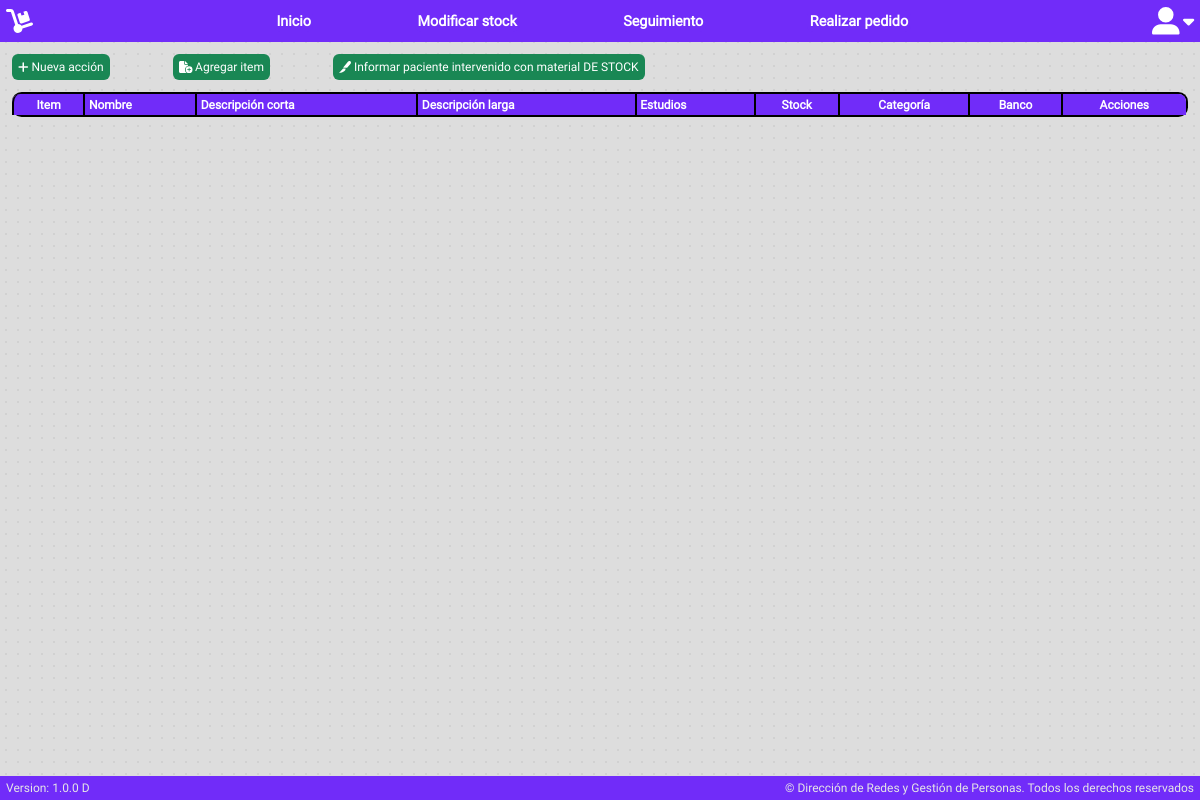
/public/layouts/modificarStock (signed in), run on an earlier commit of the app's database.
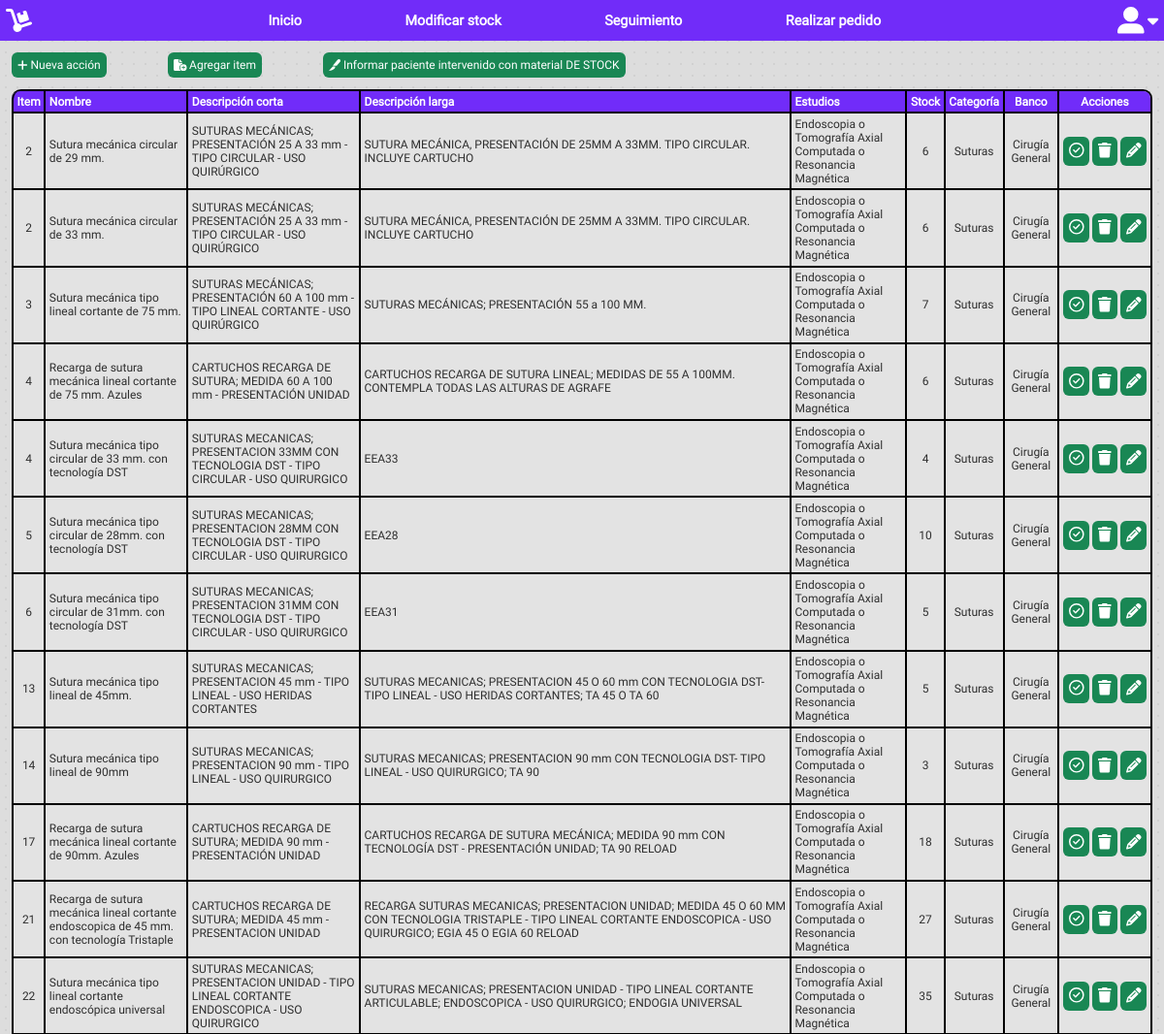
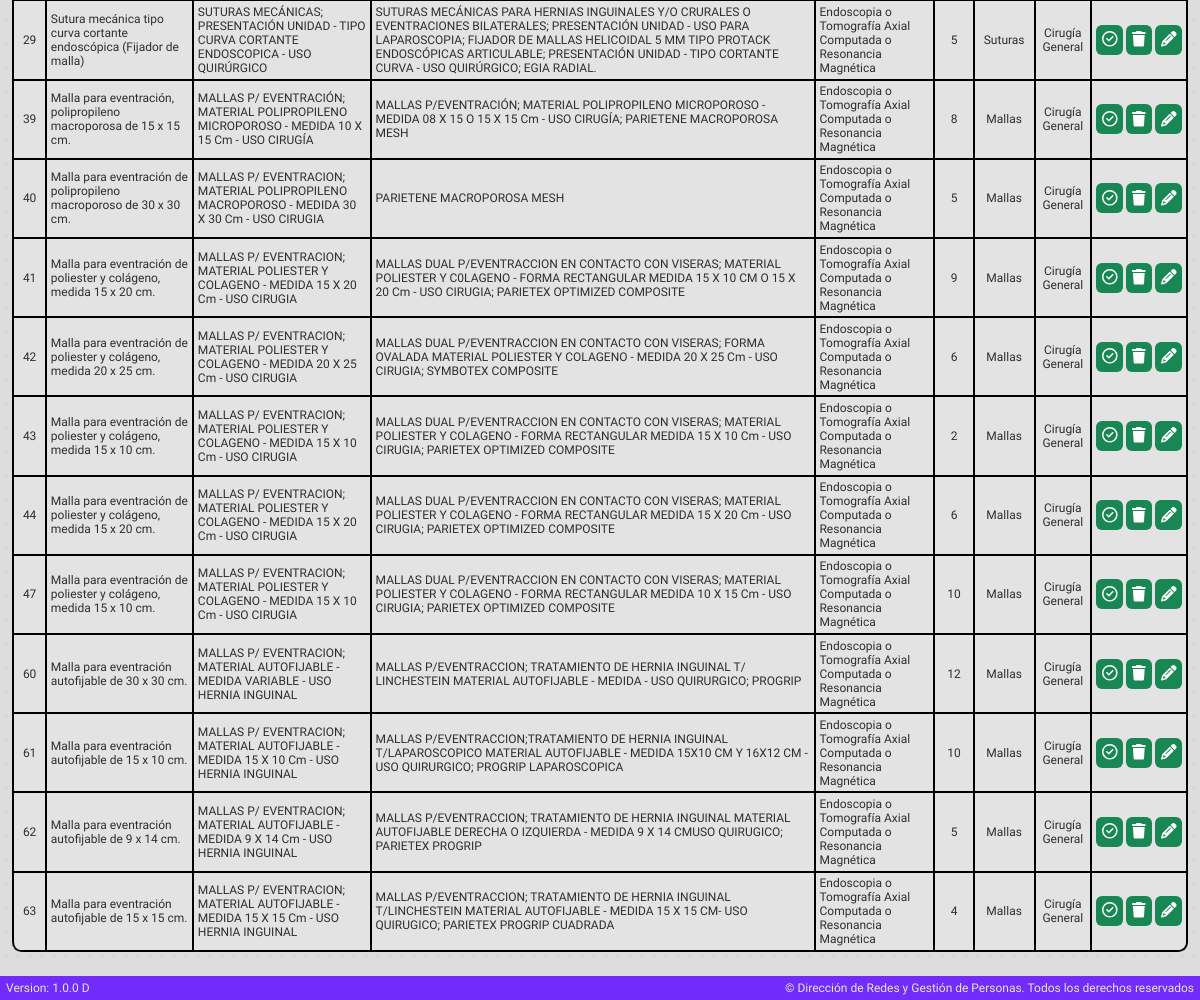
And on a later commit of the database (2 pictures, top to bottom).
### tables this page shows
CREATE TABLE `items` (
  `id` int(11) NOT NULL,
  `item` int(11) NOT NULL,
  `barcode` varchar(255) NOT NULL,
  `nombre` text NOT NULL,
  `d_corta` text NOT NULL,
  `d_larga` text NOT NULL,
  `estudios` text NOT NULL,
  `stock` int(11) NOT NULL,
  `categoria` varchar(255) NOT NULL,
  `banco` varchar(255) NOT NULL,
  `estado` varchar(255) NOT NULL
);

CREATE TABLE `bancos` (
  `id` int(11) NOT NULL,
  `banco` varchar(255) NOT NULL,
  `siglas` varchar(255) NOT NULL
);

### public/layouts/modificarStock.php (the view, shortened to what this page needs)
<?php
require_once '../../app/modificarStock/searchBarcode.php';
?>
<?php include_once 'bases/header.php'; ?>
<link rel="stylesheet" href="/Banco/public/css/modificarStock.css">
	<article>
		<div class="acciones">
			<button class="anadir" onclick="toggleForm()"><i class="fa-solid fa-plus"></i> Nueva acción</button>
			<button class="action btn-verde" onclick="toggleAdd()"><i class="fa-solid fa-file-circle-plus"></i> Agregar item</button>
			<a class="stockPaciente btn-verde" href="/Banco/app/intervencion/intervenido.php" style="margin-left: 5vw; text-decoration: none;">
				Informar paciente intervenido con material DE STOCK
			</a>
			<?php
			try {
				$stmt = $pdo->prepare("SELECT i.id, i.item, i.nombre, i.d_corta, i.d_larga, i.estudios, i.stock, i.categoria, i.estado, i.barcode, b.banco FROM items i INNER JOIN bancos b ON i.banco = b.siglas WHERE i.estado != 'del' ORDER BY i.item ASC");
				$stmt->execute();
				echo '<table>';
				echo '<thead>';
				echo '<tr>';
				echo '<th style="text-align: center; vertical-align: middle;">Item</th>';
				echo '<th>Nombre</th>';
				echo '<th>Descripción corta</th>';
				echo '<th>Descripción larga</th>';
				echo '<th>Estudios</th>';
				echo '<th style="text-align: center; vertical-align: middle;">Stock</th>';
				echo '<th style="text-align: center; vertical-align: middle;">Categoría</th>';
				echo '<th style="text-align: center; vertical-align: middle;">Banco</th>';
				echo '<th style="text-align: center; vertical-align: middle;">Acciones</th>';
				echo '</tr>';
				echo '</thead>';
				echo '<tbody>';
				while ($row = $stmt->fetch(PDO::FETCH_ASSOC)) {
					$id = $row['id'];
					$item = $row['item'];
					$nombre = $row['nombre'];
					$d_corta = $row['d_corta'];
					$d_larga = $row['d_larga'];
					$estudios = $row['estudios'];
					$stock = $row['stock'];
					$categoria = $row['categoria'];
					$banco = $row['banco'];
					$estado = $row['estado'];
					echo '<tr>';
					echo '<td style="text-align: center; vertical-align: middle;">' . $item . '</td>';
					echo '<td style="vertical-align: middle;">' . $nombre . '</td>';
					echo '<td style="vertical-align: middle;">' . $d_corta . '</td>';
					echo '<td style="vertical-align: middle;">' . $d_larga . '</td>';
					echo '<td style="vertical-align: middle;">' . $estudios . '</td>';
					echo '<td style="text-align: center; vertical-align: middle;">' . $stock . '</td>';
					echo '<td style="text-align: center; vertical-align: middle;">' . $categoria . '</td>';
					echo '<td style="text-align: center; vertical-align: middle;">' . $banco . '</td>';
					if ($estado == "act") {
						echo '<td style="vertical-align: middle; width: 8vw; text-align-last: justify;">
						<a class="btn-verde actionButton" style="font-size: 1.3vw;" href="/Banco/app/modificarStock/disable?id=' . $id . '" title="Deshabilitar item"><i class="fa-regular fa-circle-check"></i></i></a>
						<a class="btn-verde actionButton" style="font-size: 1.3vw;" href="/Banco/app/modificarStock/delete?id=' . $id . '" title="Eliminar item (no deberá haber stock disponible)"><i class="fa-solid fa-trash"></i></a>
						<a class="btn-verde actionButton" style="font-size: 1.3vw;" href="/Banco/app/modificarStock/modificar?id=' . $id . '" title="Modificar stock de este item"><i class="fa-solid fa-pencil"></i></a>
							</td>';
					} else if ($estado == "des") {
						echo '<td style="vertical-align: middle; width: 8vw; text-align-last: justify;">
						<a class="btn-rojo actionButton" style="font-size: 1.3vw;" href="/Banco/app/modificarStock/enable?id=' . $id . '" title="Habilitar item"><i class="fa-regular fa-circle-xmark"></i></a>
						<a class="btn-rojo actionButton" style="font-size: 1.3vw;" href="/Banco/app/modificarStock/delete?id=' . $id . '" title="Eliminar item (no deberá haber stock disponible)"><i class="fa-solid fa-trash"></i></a>
						<a class="btn-rojo actionButton" style="font-size: 1.3vw;" href="/Banco/app/modificarStock/modificar?id=' . $id . '" title="Modificar stock de este item"><i class="fa-solid fa-pencil"></i></a>
					</td>';
					}
					echo '</tr>';
				}
				echo '</tbody>';
				echo '</table>';
			} catch (PDOException $e) {
				echo 'Error: ' . $e->getMessage();
			}
			?>
	</article>
	<?php include_once 'bases/footer.php'; ?>
</body>
</html>

What changed in the data, as far as the page shows it:
added items: item "2", nombre "Sutura mecánica circular de 29 mm.", d_corta "SUTURAS MECÁNICAS; PRESENTACIÓN 25 A 33 mm - TIPO CIRCULAR - USO QUIRÚRGICO", d_larga "SUTURA MECÁNICA, PRESENTACIÓN DE 25MM A 33MM. TIPO CIRCULAR. INCLUYE CARTUCHO", estudios "Endoscopia o Tomografí­a Axial Computada o Resonancia Magnética", stock "6", categoria "Suturas", bancos.banco "Cirugía General"
added items: item "2", nombre "Sutura mecánica circular de 33 mm.", d_corta "SUTURAS MECÁNICAS; PRESENTACIÓN 25 A 33 mm - TIPO CIRCULAR - USO QUIRÚRGICO", d_larga "SUTURA MECÁNICA, PRESENTACIÓN DE 25MM A 33MM. TIPO CIRCULAR. INCLUYE CARTUCHO", estudios "Endoscopia o Tomografí­a Axial Computada o Resonancia Magnética", stock "6", categoria "Suturas", bancos.banco "Cirugía General"
added items: item "3", nombre "Sutura mecánica tipo lineal cortante de 75 mm.", d_corta "SUTURAS MECÁNICAS; PRESENTACIÓN 60 A 100 mm - TIPO LINEAL CORTANTE - USO QUIRÚRGICO", d_larga "SUTURAS MECÁNICAS; PRESENTACIÓN 55 a 100 MM.", estudios "Endoscopia o Tomografí­a Axial Computada o Resonancia Magnética", stock "7", categoria "Suturas", bancos.banco "Cirugía General"
added items: item "4", nombre "Recarga de sutura mecánica lineal cortante de 75 mm. Azules", d_corta "CARTUCHOS RECARGA DE SUTURA; MEDIDA 60 A 100 mm - PRESENTACIÓN UNIDAD", d_larga "CARTUCHOS RECARGA DE SUTURA LINEAL; MEDIDAS DE 55 A 100MM. CONTEMPLA TODAS LAS ALTURAS DE AGRAFE", estudios "Endoscopia o Tomografí­a Axial Computada o Resonancia Magnética", stock "6", categoria "Suturas", bancos.banco "Cirugía General"
added items: item "4", nombre "Sutura mecánica tipo circular de 33 mm. con tecnología DST", d_corta "SUTURAS MECANICAS; PRESENTACION 33MM CON TECNOLOGIA DST - TIPO CIRCULAR - USO QUIRURGICO", d_larga "EEA33", estudios "Endoscopia o Tomografía Axial Computada o Resonancia Magnética", stock "4", categoria "Suturas", bancos.banco "Cirugía General"
added items: item "5", nombre "Sutura mecánica tipo circular de 28mm. con tecnología DST", d_corta "SUTURAS MECANICAS; PRESENTACION 28MM CON TECNOLOGIA DST - TIPO CIRCULAR - USO QUIRURGICO", d_larga "EEA28", estudios "Endoscopia o Tomografía Axial Computada o Resonancia Magnética", stock "10", categoria "Suturas", bancos.banco "Cirugía General"
added items: item "6", nombre "Sutura mecánica tipo circular de 31mm. con tecnología DST", d_corta "SUTURAS MECANICAS; PRESENTACION 31MM CON TECNOLOGIA DST - TIPO CIRCULAR - USO QUIRURGICO", d_larga "EEA31", estudios "Endoscopia o Tomografía Axial Computada o Resonancia Magnética", stock "5", categoria "Suturas", bancos.banco "Cirugía General"
added items: item "13", nombre "Sutura mecánica tipo lineal de 45mm.", d_corta "SUTURAS MECANICAS; PRESENTACION 45 mm - TIPO LINEAL - USO HERIDAS CORTANTES", d_larga "SUTURAS MECANICAS; PRESENTACION 45 O 60 mm CON TECNOLOGIA DST- TIPO LINEAL - USO HERIDAS CORTANTES; TA 45 O TA 60", estudios "Endoscopia o Tomografía Axial Computada o Resonancia Magnética", stock "5", categoria "Suturas", bancos.banco "Cirugía General"
added items: item "14", nombre "Sutura mecánica tipo lineal de 90mm", d_corta "SUTURAS MECANICAS; PRESENTACION 90 mm - TIPO LINEAL - USO QUIRURGICO", d_larga "SUTURAS MECANICAS; PRESENTACION 90 mm CON TECNOLOGIA DST- TIPO LINEAL - USO QUIRURGICO; TA 90", estudios "Endoscopia o Tomografía Axial Computada o Resonancia Magnética", stock "3", categoria "Suturas", bancos.banco "Cirugía General"
added items: item "17", nombre "Recarga de sutura mecánica lineal cortante de 90mm. Azules", d_corta "CARTUCHOS RECARGA DE SUTURA; MEDIDA 90 mm - PRESENTACIÓN UNIDAD", d_larga "CARTUCHOS RECARGA DE SUTURA MECÁNICA; MEDIDA 90 mm CON TECNOLOGÍA DST - PRESENTACIÓN UNIDAD; TA 90 RELOAD", estudios "Endoscopia o Tomografía Axial Computada o Resonancia Magnética", stock "18", categoria "Suturas", bancos.banco "Cirugía General"
added items: item "21", nombre "Recarga de sutura mecánica lineal cortante endoscopica de 45 mm. con tecnología Tristaple", d_corta "CARTUCHOS RECARGA DE SUTURA; MEDIDA 45 mm - PRESENTACION UNIDAD", d_larga "RECARGA SUTURAS MECANICAS; PRESENTACION UNIDAD; MEDIDA 45 O 60 MM CON TECNOLOGIA TRISTAPLE - TIPO LINEAL CORTANTE ENDOSCOPICA - USO QUIRURGICO; EGIA 45 O EGIA 60 RELOAD", estudios "Endoscopia o Tomografía Axial Computada o Resonancia Magnética", stock "27", categoria "Suturas", bancos.banco "Cirugía General"
added items: item "22", nombre "Sutura mecánica tipo lineal cortante endoscópica universal", d_corta "SUTURAS MECANICAS; PRESENTACION UNIDAD - TIPO LINEAL CORTANTE ENDOSCOPICA - USO QUIRURGICO", d_larga "SUTURAS MECANICAS; PRESENTACION UNIDAD - TIPO LINEAL CORTANTE ARTICULABLE; ENDOSCOPICA - USO QUIRURGICO; ENDOGIA UNIVERSAL", estudios "Endoscopia o Tomografía Axial Computada o Resonancia Magnética", stock "35", categoria "Suturas", bancos.banco "Cirugía General"
added items: item "29", nombre "Sutura mecánica tipo curva cortante endoscópica (Fijador de malla)", d_corta "SUTURAS MECÁNICAS; PRESENTACIÓN UNIDAD - TIPO CURVA CORTANTE ENDOSCOPICA - USO QUIRÚRGICO", d_larga "SUTURAS MECÁNICAS PARA HERNIAS INGUINALES Y/O CRURALES O EVENTRACIONES BILATERALES; PRESENTACIÓN UNIDAD - USO PARA LAPAROSCOPIA; FIJADOR DE MALLAS HELICOIDAL 5 MM TIPO PROTACK ENDOSCÓPICAS ARTICULABLE; PRESENTACIÓN UNIDAD - TIPO CORTANTE CURVA - USO QUIRÚRGICO; EGIA RADIAL.", estudios "Endoscopia o Tomografía Axial Computada o Resonancia Magnética", stock "5", categoria "Suturas", bancos.banco "Cirugía General"
added items: item "39", nombre "Malla para eventración, polipropileno macroporosa de 15 x 15 cm.", d_corta "MALLAS P/ EVENTRACIÓN; MATERIAL POLIPROPILENO MICROPOROSO - MEDIDA 10 X 15 Cm - USO CIRUGÍA", d_larga "MALLAS P/EVENTRACIÓN; MATERIAL POLIPROPILENO MICROPOROSO - MEDIDA 08 X 15 O 15 X 15 Cm - USO CIRUGÍA; PARIETENE MACROPOROSA MESH", estudios "Endoscopia o Tomografía Axial Computada o Resonancia Magnética", stock "8", categoria "Mallas", bancos.banco "Cirugía General"
added items: item "40", nombre "Malla para eventración de polipropileno macroporoso de 30 x 30 cm.", d_corta "MALLAS P/ EVENTRACION; MATERIAL POLIPROPILENO MACROPOROSO - MEDIDA 30 X 30 Cm - USO CIRUGIA", d_larga "PARIETENE MACROPOROSA MESH", estudios "Endoscopia o Tomografía Axial Computada o Resonancia Magnética", stock "5", categoria "Mallas", bancos.banco "Cirugía General"
added items: item "41", nombre "Malla para eventración de poliester y colágeno, medida 15 x 20 cm.", d_corta "MALLAS P/ EVENTRACION; MATERIAL POLIESTER Y COLAGENO - MEDIDA 15 X 20 Cm - USO CIRUGIA", d_larga "MALLAS DUAL P/EVENTRACCION EN CONTACTO CON VISERAS; MATERIAL POLIESTER Y C0LAGENO - FORMA RECTANGULAR MEDIDA 15 X 10 CM O 15 X 20 Cm - USO CIRUGIA; PARIETEX OPTIMIZED COMPOSITE", estudios "Endoscopia o Tomografía Axial Computada o Resonancia Magnética", stock "9", categoria "Mallas", bancos.banco "Cirugía General"
added items: item "42", nombre "Malla para eventración de poliester y colágeno, medida 20 x 25 cm.", d_corta "MALLAS P/ EVENTRACION; MATERIAL POLIESTER Y COLAGENO - MEDIDA 20 X 25 Cm - USO CIRUGIA", d_larga "MALLAS DUAL P/EVENTRACCION EN CONTACTO CON VISERAS; FORMA OVALADA MATERIAL POLIESTER Y COLAGENO - MEDIDA 20 X 25 Cm - USO CIRUGIA; SYMBOTEX COMPOSITE", estudios "Endoscopia o Tomografía Axial Computada o Resonancia Magnética", stock "6", categoria "Mallas", bancos.banco "Cirugía General"
added items: item "43", nombre "Malla para eventración de poliester y colágeno, medida 15 x 10 cm.", d_corta "MALLAS P/ EVENTRACION; MATERIAL POLIESTER Y COLAGENO - MEDIDA 15 X 10 Cm - USO CIRUGIA", d_larga "MALLAS DUAL P/EVENTRACCION EN CONTACTO CON VISERAS; MATERIAL POLIESTER Y COLAGENO - FORMA RECTANGULAR MEDIDA 15 X 10 Cm - USO CIRUGIA; PARIETEX OPTIMIZED COMPOSITE", estudios "Endoscopia o Tomografía Axial Computada o Resonancia Magnética", stock "2", categoria "Mallas", bancos.banco "Cirugía General"
added items: item "44", nombre "Malla para eventración de poliester y colágeno, medida 15 x 20 cm.", d_corta "MALLAS P/ EVENTRACION; MATERIAL POLIESTER Y COLAGENO - MEDIDA 15 X 20 Cm - USO CIRUGIA", d_larga "MALLAS DUAL P/EVENTRACCION EN CONTACTO CON VISERAS; MATERIAL POLIESTER Y COLAGENO - FORMA RECTANGULAR MEDIDA 15 X 20 Cm - USO CIRUGIA; PARIETEX OPTIMIZED COMPOSITE", estudios "Endoscopia o Tomografía Axial Computada o Resonancia Magnética", stock "6", categoria "Mallas", bancos.banco "Cirugía General"
added items: item "47", nombre "Malla para eventración de poliester y colágeno, medida 15 x 10 cm.", d_corta "MALLAS P/ EVENTRACION; MATERIAL POLIESTER Y COLAGENO - MEDIDA 15 X 10 Cm - USO CIRUGIA", d_larga "MALLAS DUAL P/EVENTRACCION EN CONTACTO CON VISERAS; MATERIAL POLIESTER Y COLAGENO - FORMA RECTANGULAR MEDIDA 10 X 15 Cm - USO CIRUGIA; PARIETEX OPTIMIZED COMPOSITE", estudios "Endoscopia o Tomografía Axial Computada o Resonancia Magnética", stock "10", categoria "Mallas", bancos.banco "Cirugía General"
added items: item "60", nombre "Malla para eventración autofijable de 30 x 30 cm.", d_corta "MALLAS P/ EVENTRACION; MATERIAL AUTOFIJABLE - MEDIDA VARIABLE - USO HERNIA INGUINAL", d_larga "MALLAS P/EVENTRACCION; TRATAMIENTO DE HERNIA INGUINAL T/ LINCHESTEIN MATERIAL AUTOFIJABLE - MEDIDA - USO QUIRURGICO; PROGRIP", estudios "Endoscopia o Tomografía Axial Computada o Resonancia Magnética", stock "12", categoria "Mallas", bancos.banco "Cirugía General"
added items: item "61", nombre "Malla para eventración autofijable de 15 x 10 cm.", d_corta "MALLAS P/ EVENTRACION; MATERIAL AUTOFIJABLE - MEDIDA 15 X 10 Cm - USO HERNIA INGUINAL", d_larga "MALLAS P/EVENTRACCION;TRATAMIENTO DE HERNIA INGUINAL T/LAPAROSCOPICO MATERIAL AUTOFIJABLE - MEDIDA 15X10 CM Y 16X12 CM - USO QUIRURGICO; PROGRIP LAPAROSCOPICA", estudios "Endoscopia o Tomografía Axial Computada o Resonancia Magnética", stock "10", categoria "Mallas", bancos.banco "Cirugía General"
added items: item "62", nombre "Malla para eventración autofijable de 9 x 14 cm.", d_corta "MALLAS P/ EVENTRACION; MATERIAL AUTOFIJABLE - MEDIDA 9 X 14 Cm - USO HERNIA INGUINAL", d_larga "MALLAS P/EVENTRACCION; TRATAMIENTO DE HERNIA INGUINAL MATERIAL AUTOFIJABLE DERECHA O IZQUIERDA - MEDIDA 9 X 14 CMUSO QUIRUGICO; PARIETEX PROGRIP", estudios "Endoscopia o Tomografía Axial Computada o Resonancia Magnética", stock "5", categoria "Mallas", bancos.banco "Cirugía General"
added items: item "63", nombre "Malla para eventración autofijable de 15 x 15 cm.", d_corta "MALLAS P/ EVENTRACION; MATERIAL AUTOFIJABLE - MEDIDA 15 X 15 Cm - USO HERNIA INGUINAL", d_larga "MALLAS P/EVENTRACCION; TRATAMIENTO DE HERNIA INGUINAL T/LINCHESTEIN MATERIAL AUTOFIJABLE - MEDIDA 15 X 15 CM- USO QUIRUGICO; PARIETEX PROGRIP CUADRADA", estudios "Endoscopia o Tomografía Axial Computada o Resonancia Magnética", stock "4", categoria "Mallas", bancos.banco "Cirugía General"
